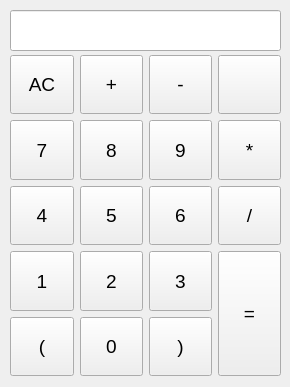
<?xml version="1.0" encoding="UTF-8"?>
<ui version="4.0">
 <class>Widget</class>
 <widget class="QWidget" name="Widget">
  <property name="geometry">
   <rect>
    <x>0</x>
    <y>0</y>
    <width>290</width>
    <height>387</height>
   </rect>
  </property>
  <property name="sizePolicy">
   <sizepolicy hsizetype="Fixed" vsizetype="Fixed">
    <horstretch>0</horstretch>
    <verstretch>0</verstretch>
   </sizepolicy>
  </property>
  <property name="windowTitle">
   <string> 计算器</string>
  </property>
  <widget class="QLineEdit" name="Screen">
   <property name="geometry">
    <rect>
     <x>10</x>
     <y>10</y>
     <width>271</width>
     <height>41</height>
    </rect>
   </property>
   <property name="sizePolicy">
    <sizepolicy hsizetype="Expanding" vsizetype="Expanding">
     <horstretch>0</horstretch>
     <verstretch>0</verstretch>
    </sizepolicy>
   </property>
  </widget>
  <widget class="QWidget" name="">
   <property name="geometry">
    <rect>
     <x>10</x>
     <y>55</y>
     <width>271</width>
     <height>321</height>
    </rect>
   </property>
   <layout class="QGridLayout" name="gridLayout">
    <item row="3" column="2">
     <widget class="QPushButton" name="Number3Button">
      <property name="sizePolicy">
       <sizepolicy hsizetype="Expanding" vsizetype="Expanding">
        <horstretch>0</horstretch>
        <verstretch>0</verstretch>
       </sizepolicy>
      </property>
      <property name="font">
       <font>
        <pointsize>14</pointsize>
       </font>
      </property>
      <property name="text">
       <string>3</string>
      </property>
     </widget>
    </item>
    <item row="2" column="3">
     <widget class="QPushButton" name="DivideButton">
      <property name="sizePolicy">
       <sizepolicy hsizetype="Expanding" vsizetype="Expanding">
        <horstretch>0</horstretch>
        <verstretch>0</verstretch>
       </sizepolicy>
      </property>
      <property name="font">
       <font>
        <pointsize>14</pointsize>
       </font>
      </property>
      <property name="text">
       <string>/</string>
      </property>
     </widget>
    </item>
    <item row="0" column="1">
     <widget class="QPushButton" name="PlusButton">
      <property name="sizePolicy">
       <sizepolicy hsizetype="Expanding" vsizetype="Expanding">
        <horstretch>0</horstretch>
        <verstretch>0</verstretch>
       </sizepolicy>
      </property>
      <property name="font">
       <font>
        <pointsize>14</pointsize>
       </font>
      </property>
      <property name="text">
       <string>+</string>
      </property>
     </widget>
    </item>
    <item row="2" column="0">
     <widget class="QPushButton" name="Number4Button">
      <property name="sizePolicy">
       <sizepolicy hsizetype="Expanding" vsizetype="Expanding">
        <horstretch>0</horstretch>
        <verstretch>0</verstretch>
       </sizepolicy>
      </property>
      <property name="font">
       <font>
        <pointsize>14</pointsize>
       </font>
      </property>
      <property name="text">
       <string>4</string>
      </property>
     </widget>
    </item>
    <item row="4" column="0">
     <widget class="QPushButton" name="LeftBracketButton">
      <property name="sizePolicy">
       <sizepolicy hsizetype="Expanding" vsizetype="Expanding">
        <horstretch>0</horstretch>
        <verstretch>0</verstretch>
       </sizepolicy>
      </property>
      <property name="font">
       <font>
        <pointsize>14</pointsize>
       </font>
      </property>
      <property name="text">
       <string>(</string>
      </property>
     </widget>
    </item>
    <item row="0" column="2">
     <widget class="QPushButton" name="MinusButton">
      <property name="sizePolicy">
       <sizepolicy hsizetype="Expanding" vsizetype="Expanding">
        <horstretch>0</horstretch>
        <verstretch>0</verstretch>
       </sizepolicy>
      </property>
      <property name="font">
       <font>
        <pointsize>14</pointsize>
       </font>
      </property>
      <property name="text">
       <string>-</string>
      </property>
     </widget>
    </item>
    <item row="0" column="0">
     <widget class="QPushButton" name="ClearButton">
      <property name="sizePolicy">
       <sizepolicy hsizetype="Expanding" vsizetype="Expanding">
        <horstretch>0</horstretch>
        <verstretch>0</verstretch>
       </sizepolicy>
      </property>
      <property name="font">
       <font>
        <pointsize>14</pointsize>
       </font>
      </property>
      <property name="text">
       <string>AC</string>
      </property>
     </widget>
    </item>
    <item row="3" column="0">
     <widget class="QPushButton" name="Num1Button">
      <property name="sizePolicy">
       <sizepolicy hsizetype="Expanding" vsizetype="Expanding">
        <horstretch>0</horstretch>
        <verstretch>0</verstretch>
       </sizepolicy>
      </property>
      <property name="font">
       <font>
        <pointsize>14</pointsize>
       </font>
      </property>
      <property name="text">
       <string>1</string>
      </property>
     </widget>
    </item>
    <item row="2" column="2">
     <widget class="QPushButton" name="Number6Button">
      <property name="sizePolicy">
       <sizepolicy hsizetype="Expanding" vsizetype="Expanding">
        <horstretch>0</horstretch>
        <verstretch>0</verstretch>
       </sizepolicy>
      </property>
      <property name="font">
       <font>
        <pointsize>14</pointsize>
       </font>
      </property>
      <property name="text">
       <string>6</string>
      </property>
     </widget>
    </item>
    <item row="1" column="3">
     <widget class="QPushButton" name="CrossButton">
      <property name="sizePolicy">
       <sizepolicy hsizetype="Expanding" vsizetype="Expanding">
        <horstretch>0</horstretch>
        <verstretch>0</verstretch>
       </sizepolicy>
      </property>
      <property name="font">
       <font>
        <pointsize>14</pointsize>
       </font>
      </property>
      <property name="text">
       <string>*</string>
      </property>
     </widget>
    </item>
    <item row="4" column="2">
     <widget class="QPushButton" name="RightBracketButton">
      <property name="sizePolicy">
       <sizepolicy hsizetype="Expanding" vsizetype="Expanding">
        <horstretch>0</horstretch>
        <verstretch>0</verstretch>
       </sizepolicy>
      </property>
      <property name="font">
       <font>
        <pointsize>14</pointsize>
       </font>
      </property>
      <property name="text">
       <string>)</string>
      </property>
     </widget>
    </item>
    <item row="1" column="1">
     <widget class="QPushButton" name="Number8Button">
      <property name="sizePolicy">
       <sizepolicy hsizetype="Expanding" vsizetype="Expanding">
        <horstretch>0</horstretch>
        <verstretch>0</verstretch>
       </sizepolicy>
      </property>
      <property name="font">
       <font>
        <pointsize>14</pointsize>
       </font>
      </property>
      <property name="text">
       <string>8</string>
      </property>
     </widget>
    </item>
    <item row="0" column="3">
     <widget class="QPushButton" name="BackSpaceButton">
      <property name="sizePolicy">
       <sizepolicy hsizetype="Expanding" vsizetype="Expanding">
        <horstretch>0</horstretch>
        <verstretch>0</verstretch>
       </sizepolicy>
      </property>
      <property name="font">
       <font>
        <pointsize>14</pointsize>
       </font>
      </property>
      <property name="text">
       <string/>
      </property>
      <property name="icon">
       <iconset resource="Icons.qrc">
        <normaloff>:/Resources/icons/images/keyboard_backspace_24dp_5F6368_FILL0_wght400_GRAD0_opsz24.svg</normaloff>:/Resources/icons/images/keyboard_backspace_24dp_5F6368_FILL0_wght400_GRAD0_opsz24.svg</iconset>
      </property>
     </widget>
    </item>
    <item row="3" column="3" rowspan="2">
     <widget class="QPushButton" name="EqualButton">
      <property name="enabled">
       <bool>true</bool>
      </property>
      <property name="sizePolicy">
       <sizepolicy hsizetype="Expanding" vsizetype="Expanding">
        <horstretch>0</horstretch>
        <verstretch>0</verstretch>
       </sizepolicy>
      </property>
      <property name="font">
       <font>
        <pointsize>14</pointsize>
       </font>
      </property>
      <property name="autoFillBackground">
       <bool>false</bool>
      </property>
      <property name="styleSheet">
       <string notr="true"/>
      </property>
      <property name="text">
       <string>=</string>
      </property>
     </widget>
    </item>
    <item row="1" column="2">
     <widget class="QPushButton" name="Number9Button">
      <property name="sizePolicy">
       <sizepolicy hsizetype="Expanding" vsizetype="Expanding">
        <horstretch>0</horstretch>
        <verstretch>0</verstretch>
       </sizepolicy>
      </property>
      <property name="font">
       <font>
        <pointsize>14</pointsize>
       </font>
      </property>
      <property name="text">
       <string>9</string>
      </property>
     </widget>
    </item>
    <item row="4" column="1">
     <widget class="QPushButton" name="Number0Button">
      <property name="sizePolicy">
       <sizepolicy hsizetype="Expanding" vsizetype="Expanding">
        <horstretch>0</horstretch>
        <verstretch>0</verstretch>
       </sizepolicy>
      </property>
      <property name="font">
       <font>
        <pointsize>14</pointsize>
       </font>
      </property>
      <property name="text">
       <string>0</string>
      </property>
     </widget>
    </item>
    <item row="2" column="1">
     <widget class="QPushButton" name="Number5Button">
      <property name="sizePolicy">
       <sizepolicy hsizetype="Expanding" vsizetype="Expanding">
        <horstretch>0</horstretch>
        <verstretch>0</verstretch>
       </sizepolicy>
      </property>
      <property name="font">
       <font>
        <pointsize>14</pointsize>
       </font>
      </property>
      <property name="text">
       <string>5</string>
      </property>
     </widget>
    </item>
    <item row="3" column="1">
     <widget class="QPushButton" name="Number2Button">
      <property name="sizePolicy">
       <sizepolicy hsizetype="Expanding" vsizetype="Expanding">
        <horstretch>0</horstretch>
        <verstretch>0</verstretch>
       </sizepolicy>
      </property>
      <property name="font">
       <font>
        <pointsize>14</pointsize>
       </font>
      </property>
      <property name="text">
       <string>2</string>
      </property>
     </widget>
    </item>
    <item row="1" column="0">
     <widget class="QPushButton" name="Number7Button">
      <property name="sizePolicy">
       <sizepolicy hsizetype="Expanding" vsizetype="Expanding">
        <horstretch>0</horstretch>
        <verstretch>0</verstretch>
       </sizepolicy>
      </property>
      <property name="font">
       <font>
        <pointsize>14</pointsize>
       </font>
      </property>
      <property name="text">
       <string>7</string>
      </property>
     </widget>
    </item>
   </layout>
   <zorder>Number7Button</zorder>
   <zorder>Number5Button</zorder>
  </widget>
 </widget>
 <resources>
  <include location="Icons.qrc"/>
 </resources>
 <connections/>
</ui>
